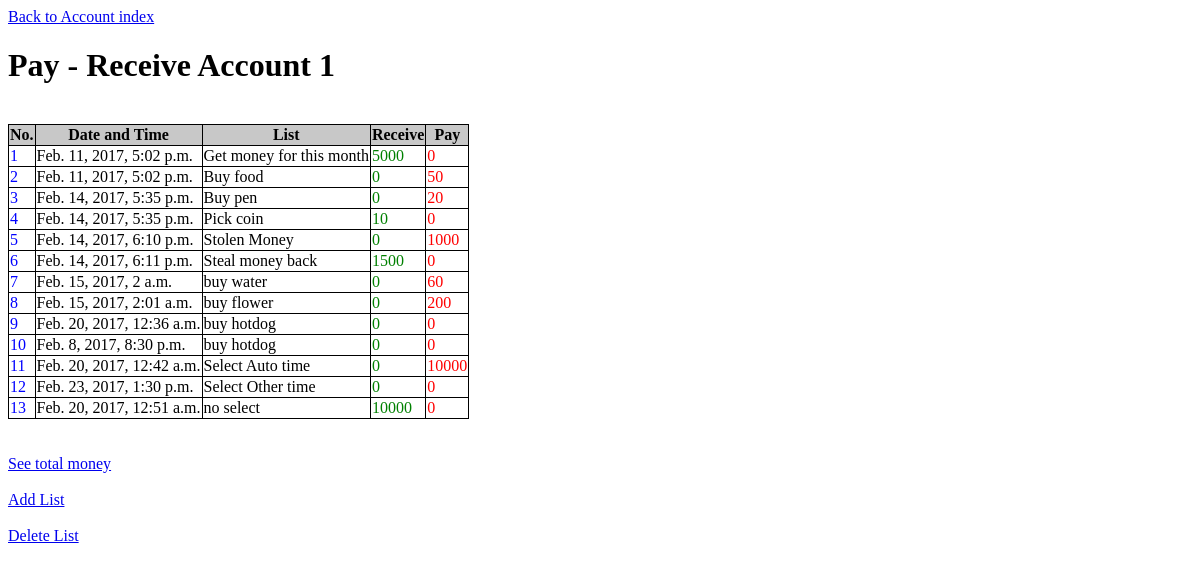
Before: /1/ with the older database file.
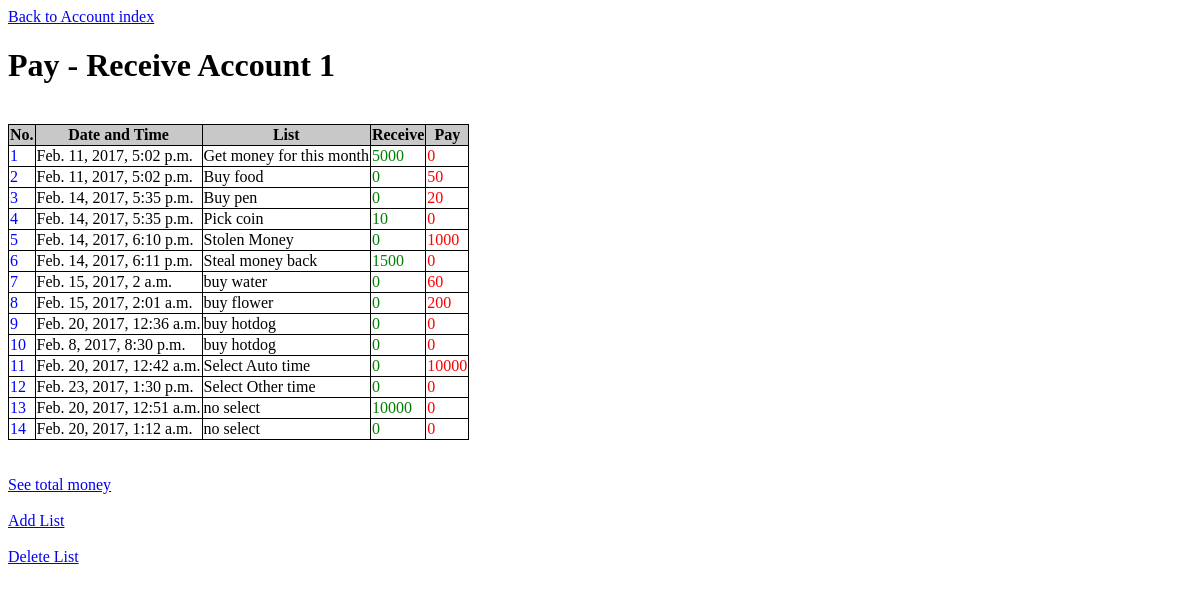
After: the same page with the newer database file.
### account/models.py (models this page shows, shortened)
class List(models.Model):
    account = models.ForeignKey(Account, on_delete=models.CASCADE)
    list_text = models.CharField(max_length=200)
    get_money = models.IntegerField(default=0)
    pay_money = models.IntegerField(default=0)
    pub_date = models.DateTimeField('date published')

### account/views.py (the view)
# urls.py: url(r'^(?P<pk>[0-9]+)/$', views.DetailView.as_view(), name='detail'), #detail page -- access from index
class DetailView(generic.DetailView):
    model = Account
    template_name = 'account/detail.html'

### account/templates/account/detail.html (shortened to what this page needs)
<a href="{% url 'account:index' %}">Back to Account index</a>
<h1>{{ account.account_text }}</h1>
<table>
    <tr style="background-color:rgb(200, 200, 200);color:black">
        <th>No.</th>
        <th>Date and Time</th>
        <th>List</th>
        <th>Receive</th>
        <th>Pay</th>
    </tr>
    <tr>
        {% for list in account.list_set.all %}
        <td style="color:blue"><label for="list{{ forloop.counter }}">{{ forloop.counter }}</label></td>
        <td><label for="list{{ forloop.counter }}">{{ list.pub_date }}</label></td>
        <td><label for="list{{ forloop.counter }}">{{ list.list_text }}</label></td>
        <td style="color:green"><label for="list{{ forloop.counter }}">{{ list.get_money }}</label></td>
        <td style="color:red"><label for="list{{ forloop.counter }}">{{ list.pay_money }}</label></td></tr>
        {% endfor %}
        <br />
</table>
<a href="{% url 'account:showtotal' account.id %}">See total money</a>
<a href="{% url 'account:addlist' account.id %}">Add List</a>
<a href="{% url 'account:seldellist' account.id %}">Delete List</a>

Changed rows visible on the page:
added List: pub_date "Feb. 20, 2017, 1:12 a.m.", list_text "no select", get_money "0", pay_money "0"
